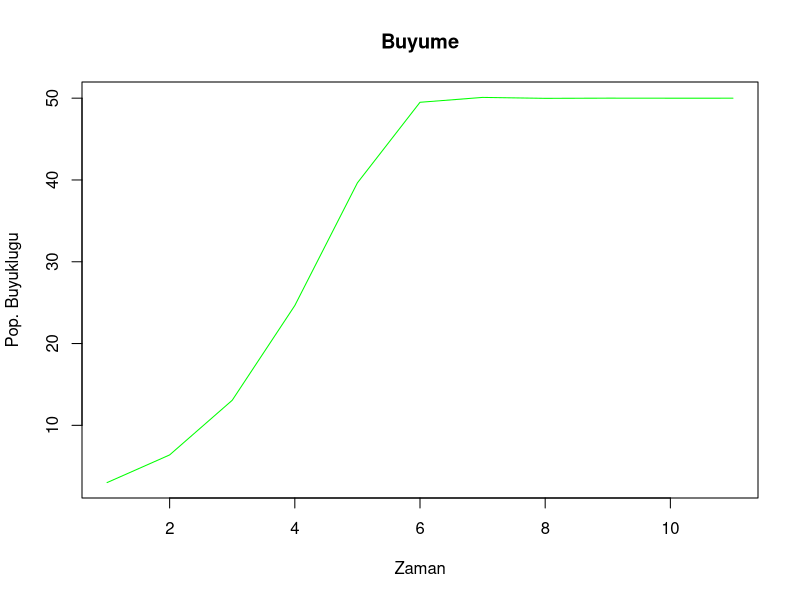
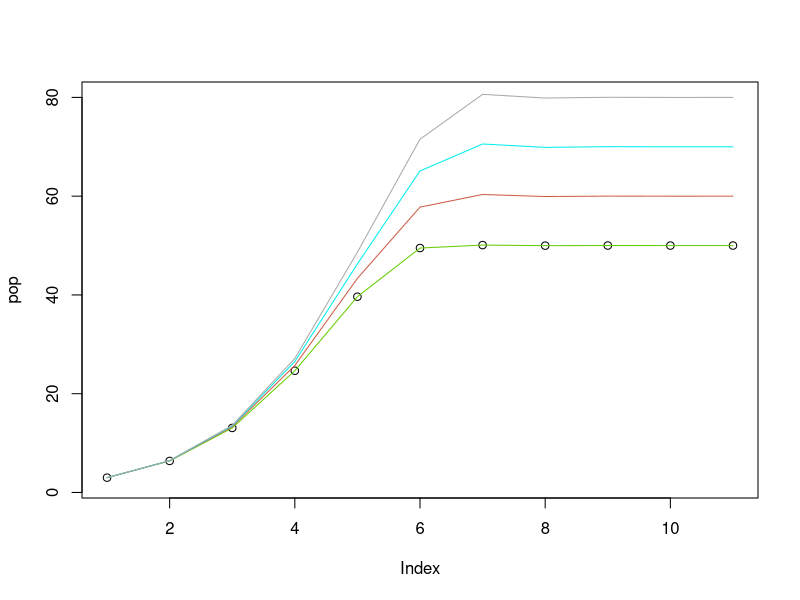

R code for these plots, in order:
## ---- chunk 1
# Lojistik buyume modeli - Pseudocode
# Girdiler:
#        N0 - Baslangic populasyonu
#         r - buyume hizi
#         K - tasima kapasitesi
#         t - zaman adimi sayisi
# Cikti: Her adimda populasyon buyuklugunu tutan bir vektor 

lojistik.model <- function (N0, r, K, t){
  
  N <- c(N0, rep(NA, t))
  for (i in 1:t){
    N[i+1] <- N[i] + N[i] * r * (1 - N[i] / K) 
  }
  return(N)          
}
## ---- chunk 2

pop  <- lojistik.model(N0 = 3, r=1.2, K=50, t = 10)
pop

plot(pop,type="l",col = "green",
     main="Buyume", xlab = "Zaman", ylab ="Pop. Buyuklugu")
## ---- chunk 3
# Farkli K'lerle modeli calistirdigimda:
Kvec = c(50,60,70,80)

plot(pop,ylim=c(2,80))
for(i in 1:length(Kvec)){
  pop <- lojistik.model(N0 = 3, r=1.2, t = 10, K=Kvec[i])
  lines(pop,col=colors()[Kvec[i]])
} 
